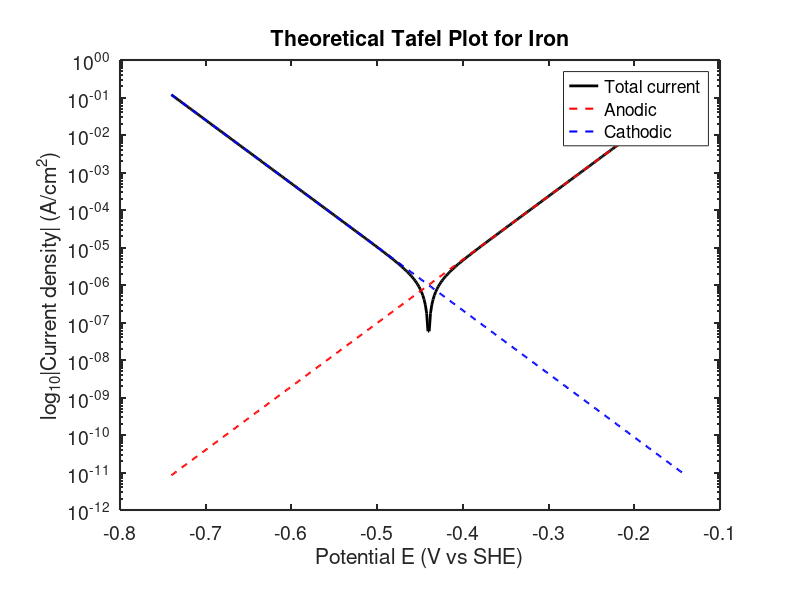
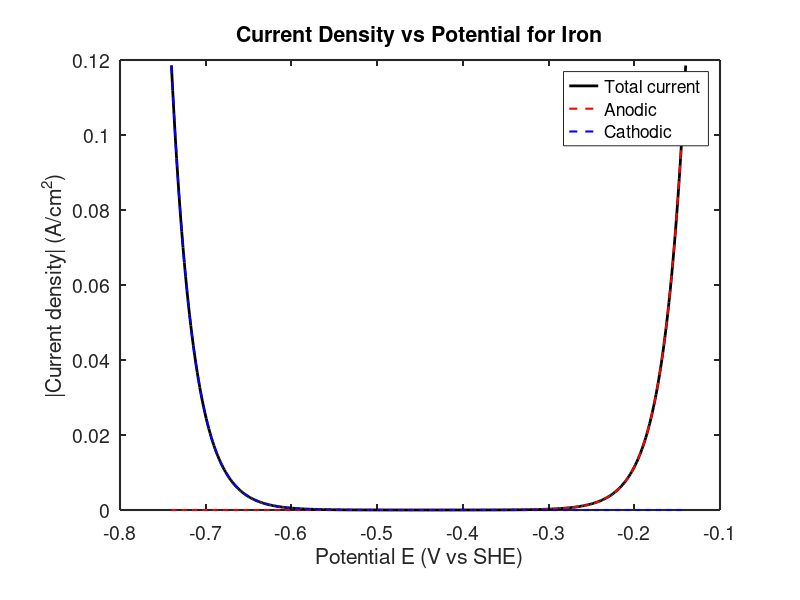
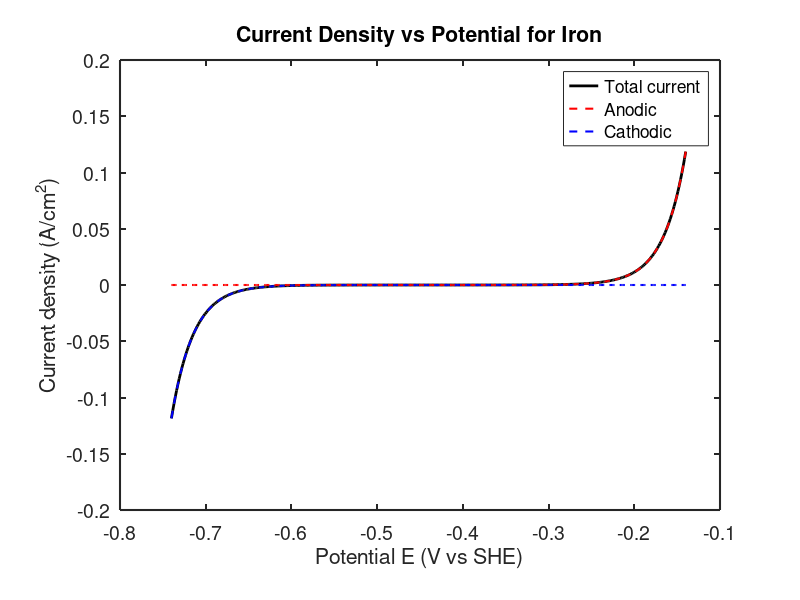

MATLAB code to generate these figures, in order:
#!/usr/bin/env -S octave --no-gui --quiet
set(0, "defaultfigurevisible", "off");  % hide figure window
addpath(genpath("./../../src/"));  % add src folder to path

% --- Tafel curve for iron corrosion (Fe → Fe2+ + 2e−) ---
clear; clf;

% Constants
F  = 96485;     % C/mol
R  = 8.314;     % J/mol·K
T  = 298;       % K
n  = 2;         % electrons transferred

% Kinetic parameters
i0 = 1e-6;      % exchange current density (A/cm^2)
alpha_a = 0.5;  % anodic transfer coefficient
alpha_c = 0.5;  % cathodic transfer coefficient
E_eq = -0.44;   % equilibrium potential (V vs SHE for Fe)

% Potential range around E_eq
E = linspace(E_eq - 0.3, E_eq + 0.3, 400);

% Current densities (A/cm^2)
i_a =  i0 * exp((alpha_a * n * F * (E - E_eq)) / (R * T));
i_c = -i0 * exp((-alpha_c * n * F * (E - E_eq)) / (R * T));

% Net current
i_net = i_a + i_c;
% --- Plot log|i| vs E (Tafel plot) ---
figure;
semilogy(E, abs(i_net), 'k', 'LineWidth', 2); hold on;
semilogy(E, abs(i_a), '--r', 'LineWidth', 1.5);
semilogy(E, abs(i_c), '--b', 'LineWidth', 1.5);
xlabel('Potential E (V vs SHE)');
ylabel('log_{10}|Current density| (A/cm^2)');
title('Theoretical Tafel Plot for Iron');
set(gca, 'FontSize', 14);
set(gca, 'LineWidth', 1.5);
set(gca, 'TickLength', [0.01, 0.01]);
set(gca, 'Position', [0.15 0.15 0.75 0.75]);  % manual tightening if needed
legend('Total current', 'Anodic', 'Cathodic');
print("Tafel plot.png", '-dpng', '-r300');

% --- Plot |i| vs E (linear scale) ---
figure;
plot(E, abs(i_net), 'k', 'LineWidth', 2); hold on;
plot(E, abs(i_a), '--r', 'LineWidth', 1.5);
plot(E, abs(i_c), '--b', 'LineWidth', 1.5);
xlabel('Potential E (V vs SHE)');
ylabel('|Current density| (A/cm^2)');
title('Current Density vs Potential for Iron');
set(gca, 'FontSize', 14);
set(gca, 'LineWidth', 1.5);
set(gca, 'TickLength', [0.01, 0.01]);
set(gca, 'Position', [0.15 0.15 0.75 0.75]);  % manual tightening if needed
legend('Total current', 'Anodic', 'Cathodic');
print("Potential plot.png", '-dpng', '-r300');

figure;
plot(E, i_net, 'k', 'LineWidth', 2); hold on;
plot(E, i_a, '--r', 'LineWidth', 1.5);
plot(E, i_c, '--b', 'LineWidth', 1.5);
xlabel('Potential E (V vs SHE)');
ylabel('Current density (A/cm^2)');
title('Current Density vs Potential for Iron');
set(gca, 'FontSize', 14);
set(gca, 'LineWidth', 1.5);
set(gca, 'TickLength', [0.01, 0.01]);
set(gca, 'Position', [0.15 0.15 0.75 0.75]);  % manual tightening if needed
legend('Total current', 'Anodic', 'Cathodic');
print("2Potential plot.png", '-dpng', '-r300');

